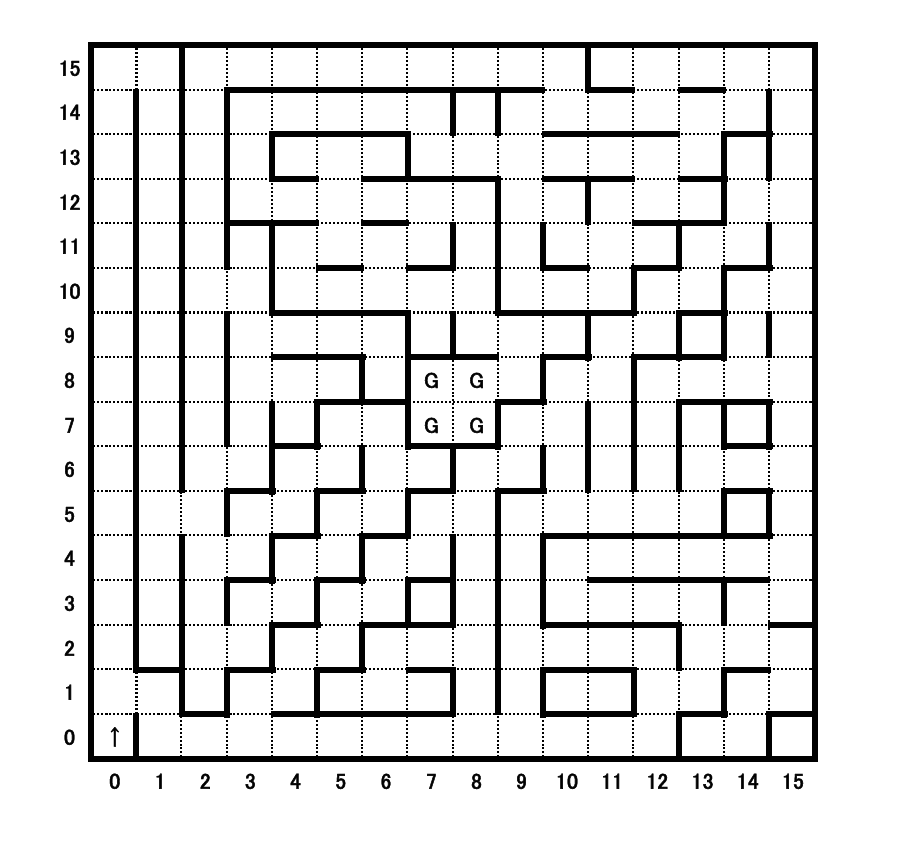
%> input picture ex_maze.png, 907 x 850 px
$ octave --eval "result = parseMazeImage('ex_maze.png');"   (GNU Octave 9; MATLAB toolbox functions it lacks are replaced by stand-ins)
%> lines starting %> are read from the running program, lines starting %| are printed output that depends on the picture; in (x1, y1, x2, y2) boxes, pixels count from 0 and x2, y2 are one past the last pixel; in counts of white or black regions, pixels touching at a corner belong together; the program's own positions count from 1
function maze = parseMazeImage(filename)
%> called with filename = 'ex_maze.png'
% parseMazeImage 迷路画像から壁配列を生成
%
% maze = parseMazeImage(filename)
%
% 出力
% maze.size   : 迷路サイズ (N)
% maze.vwall  : 縦壁 (Nx(N+1)) logical
% maze.hwall  : 横壁 ((N+1)xN) logical
% maze.cell   : 各セルの壁bit (E,N,W,S)

%% 画像読み込み

if exist(filename,'file')~=2
    error('File not found: %s', filename);
end
info = imfinfo(filename);
disp(info.Format); % 'png' などが表示されるはず

original = imread(filename);
%> original is the input picture: size 850x907x3 uint8; min 0, max 255, mean 225.7

%% 二値化（壁=1）
bw = imbinarize(rgb2gray(original));
%> bw: size 850x907 logical; 88.5% white; 2488 black regions (2419 under 20 px), largest, box (x1, y1, x2, y2) and area: (133, 87, 775, 718) 27205, (88, 42, 818, 762) 22867, (269, 534, 456, 718) 4074
bw = imcomplement(bw);
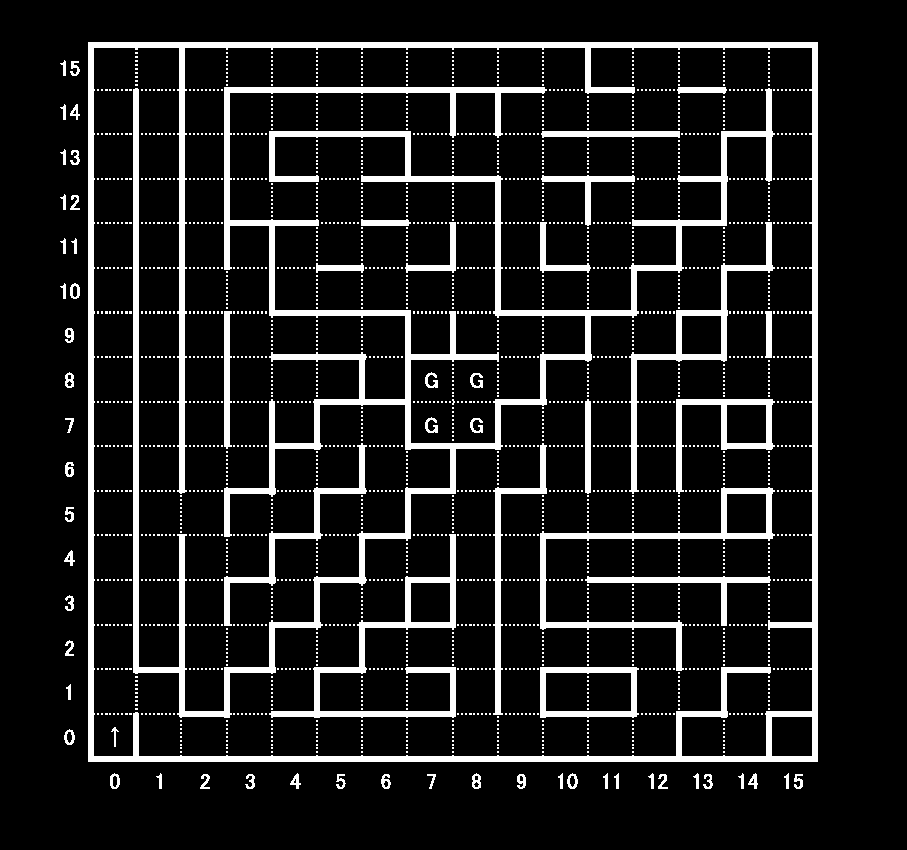
%> bw: size 850x907 logical; 11.5% white; 2488 white regions (2419 under 20 px), largest, box (x1, y1, x2, y2) and area: (133, 87, 775, 718) 27205, (88, 42, 818, 762) 22867, (269, 534, 456, 718) 4074

%% 迷路の輪郭を抽出
colsum = sum(bw);
%> colsum = 907 values, max 720 at index 89, min 0 at index 1, mean 97.95
rowsum = sum(bw,2);
%> rowsum = 850 values, max 730 at index 43, min 0 at index 1, mean 104.5

[~,we] = max(colsum(1:end/2));
%> we = 89
[~,ee] = max(colsum(end/2:end));
%> ee = 360

[~,ne] = max(rowsum(1:end/2));
%> ne = 43
[~,se] = max(rowsum(end/2:end));
%> se = 333

trim = bw(ne:(se+size(rowsum,1)/2), we:(ee+size(colsum,2)/2));
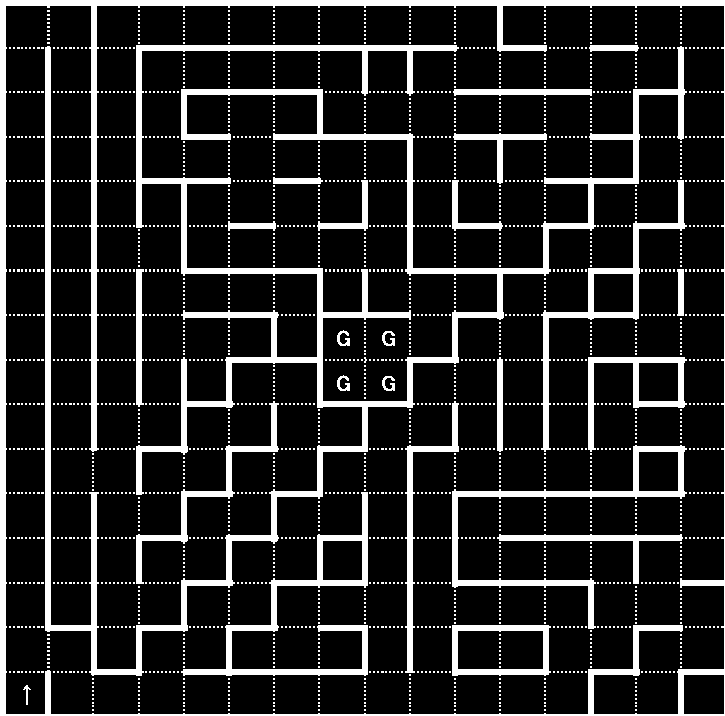
%> trim: size 716x725 logical; 15.3% white; 2444 white regions (2419 under 20 px), largest, box (x1, y1, x2, y2) and area: (45, 45, 687, 676) 27205, (0, 0, 725, 716) 16367, (181, 492, 368, 676) 4074

%% サイズ正規化
trim = imresize(trim,[1600 1600]);
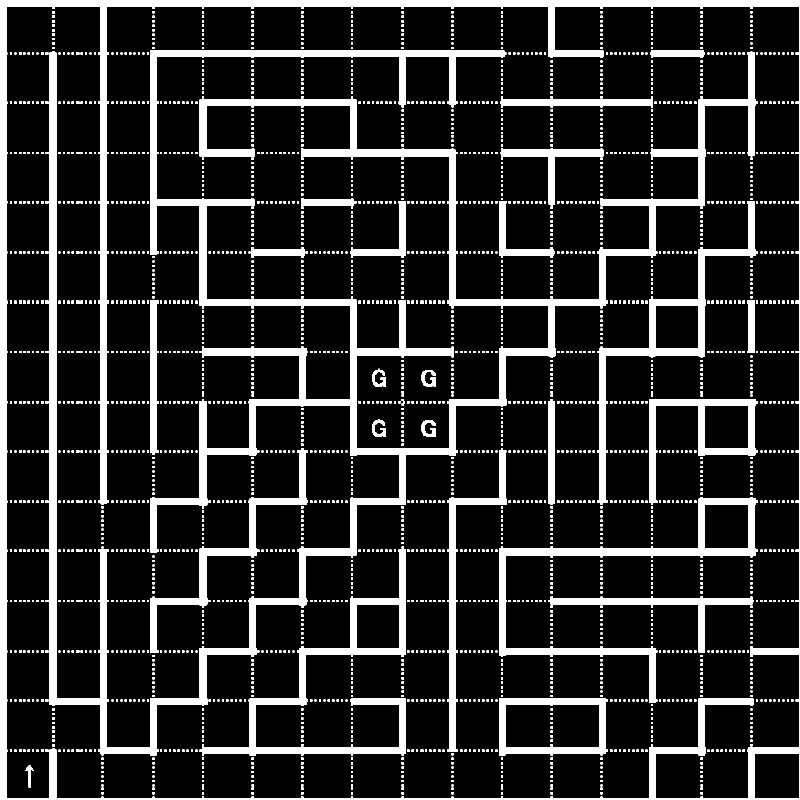
%> trim: size 1600x1600 logical (shown at 1/2 size); 15.2% white; 2444 white regions (709 under 20 px), largest, box (x1, y1, x2, y2) and area: (99, 101, 1516, 1511) 134814, (0, 0, 1600, 1600) 78446, (399, 1099, 812, 1511) 19799

%% ノイズ除去
trim = imopen(trim,ones(10));
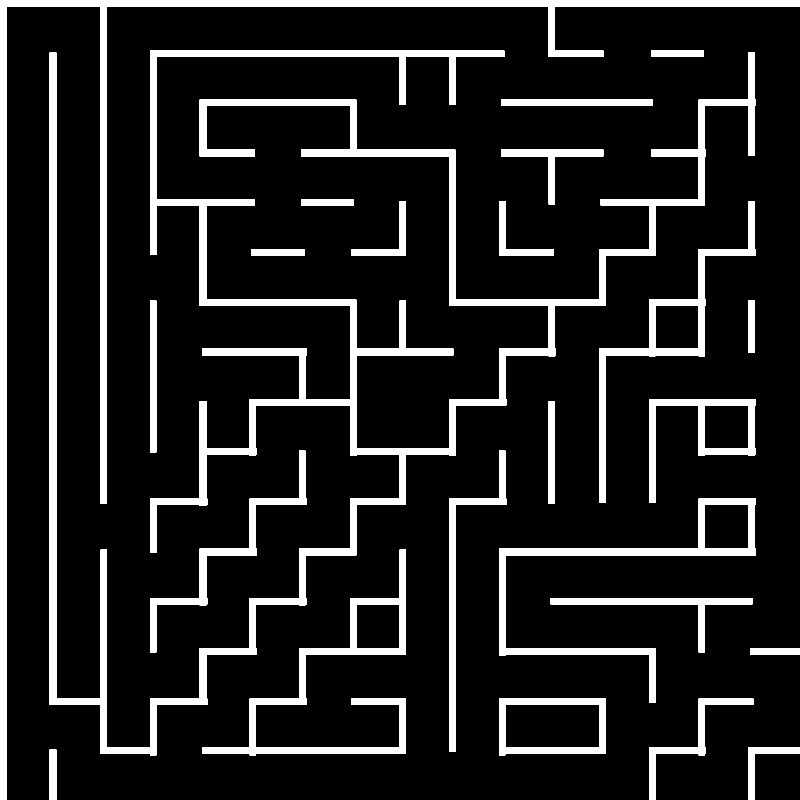
%> trim: size 1600x1600 logical (shown at 1/2 size); 12.6% white; 24 white regions, largest, box (x1, y1, x2, y2) and area: (99, 101, 1512, 1511) 133288, (0, 0, 1600, 1600) 56940, (404, 1099, 812, 1511) 19584
trim = imdilate(trim,ones(5));
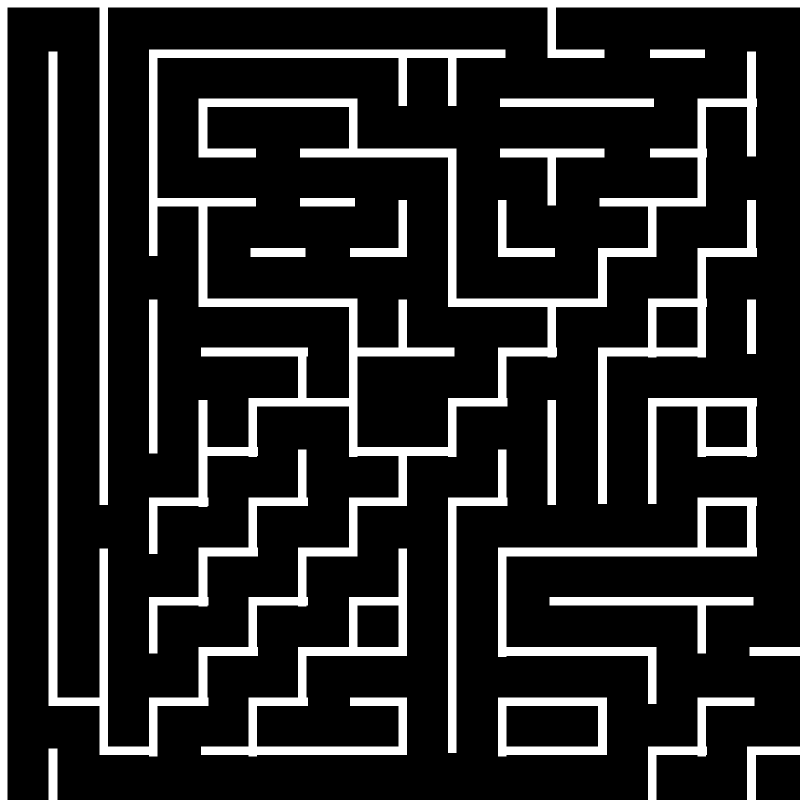
%> trim: size 1600x1600 logical (shown at 1/2 size); 16.2% white; 24 white regions, largest, box (x1, y1, x2, y2) and area: (97, 99, 1514, 1513) 173208, (0, 0, 1600, 1600) 68056, (402, 1097, 814, 1513) 25548

%% 迷路サイズ検出
trimsum = sum(trim);
%> trimsum = 1600 values, max 1600 at index 1, min 15 at index 16, mean 259.2
trimsum = trimsum < sum(trimsum)/length(trimsum);
%> trimsum = 1600 logical values, 1326 true
maze_size = sum(([trimsum 0]-[0 trimsum])>0);
%> maze_size = 16

%% セルサイズ
segsize = size(trim)/maze_size;
%> segsize = [100 100]

%% 壁抽出
vwall = trim( ...
    round(segsize(1)/2:segsize(1):end), ...
    round(1:segsize(2):end-segsize(2)/3) );

hwall = trim( ...
    round(1:segsize(1):end-segsize(1)/3), ...
    round(segsize(2)/2:segsize(2):end) );

%% 外周壁追加
vwall = [vwall, true(maze_size,1)];
hwall = [hwall; true(1,maze_size)];

%% logical化
vwall = logical(vwall);
hwall = logical(hwall);

%% セル壁bit生成
cellwall = uint8( ...
      1 * vwall(:,2:end) ...   % East
    + 2 * hwall(1:end-1,:) ... % North
    + 4 * vwall(:,1:end-1) ... % West
    + 8 * hwall(2:end,:) );    % South

%% 出力
maze.size = maze_size;
%> maze.size = 16
%> `result = parseMazeImage('ex_maze.png');`: result = {size 16}
maze.vwall = vwall;
maze.hwall = hwall;
maze.cell = cellwall;

end
